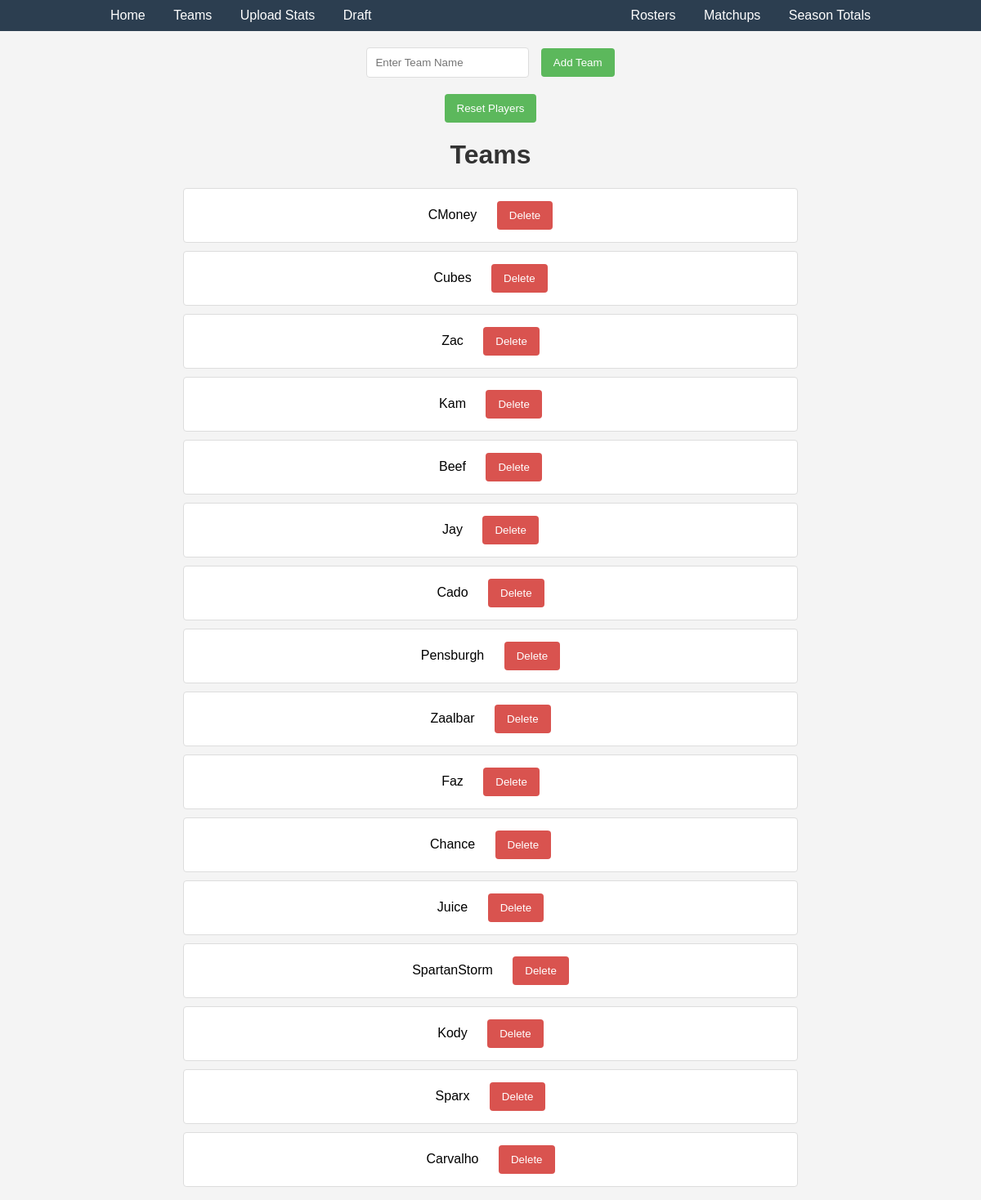
Page /team_create on the committed database.
### teams/models.py (models this page shows, shortened)
class Team(models.Model):
    name = models.CharField(max_length=20) # The teams name
    wins = models.PositiveIntegerField(default=0)
    losses = models.PositiveIntegerField(default=0)
    totalPoints = models.PositiveIntegerField(default=0)
    draftPick = models.PositiveIntegerField(default=0)

### pages/views.py (the view)
# urls.py: path('team_create', views.teamCreate, name='team_create'),
@require_http_methods(["GET", "POST"])
def teamCreate(request):
    if request.method == 'POST':
        team_name = request.POST.get('team_name')
        if team_name:
            Team.objects.create(name=team_name)
            return redirect('team_create')
    teams = Team.objects.all()
    return render(request, 'team_create.html', {'teams': teams})

### templates/team_create.html (shortened to what this page needs)
<!DOCTYPE html>
<html>
  <head>
    {% load static %}
    <link rel="stylesheet" href="{% static 'pages/team_create.css' %}" />
  </head>
  <body>
    {% include 'header.html' %}
    <form method="post" action="{% url 'team_create' %}">
      <input type="text" name="team_name" placeholder="Enter Team Name" />
      <button type="submit">Add Team</button>
    </form>
    <form method="post" action="{% url 'reset_players' %}" style="margin-top: 20px;">
      <button type="submit">Reset Players</button>
    </form>
    <h1>Teams</h1>
    <ul>
      {% for team in teams %}
        <li>
          {{ team.name }}
          <form method="post" action="{% url 'delete_team' team.id %}" style="display: inline;">
            <button type="submit">Delete</button>
          </form>
        </li> {% empty %}
        <li>No teams have been added yet.</li>
      {% endfor %}
    </ul>
  </body>
</html>

### static/pages/team_create.css (style rules this page uses)
body { font-family: Arial, sans-serif; margin: 0; padding: 0; background-color: #f4f4f4; text-align: center; }
h1 { color: #333; }
form { margin: 20px 0; }
input[type="text"] { padding: 10px; margin-right: 10px; border: 1px solid #ddd; border-radius: 4px; }
button { padding: 10px 15px; background-color: #5cb85c; color: white; border: none; border-radius: 4px; cursor: pointer; }
ul { list-style: none; padding: 0; }
li { background-color: #fff; padding: 15px; margin: 10px auto; width: 60%; border: 1px solid #ddd; border-radius: 4px; }
li button { background-color: #d9534f; margin-left: 20px; }

### rows in the picture
Team: name "CMoney"
Team: name "Cubes"
Team: name "Zac"
Team: name "Kam"
Team: name "Beef"
Team: name "Jay"
Team: name "Cado"
Team: name "Pensburgh"
Team: name "Zaalbar"
Team: name "Faz"
Team: name "Chance"
Team: name "Juice"
Team: name "SpartanStorm"
Team: name "Kody"
Team: name "Sparx"
Team: name "Carvalho"
